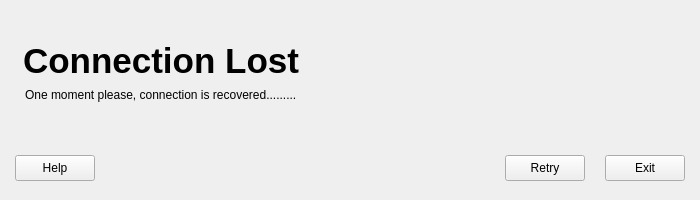
<?xml version="1.0" encoding="UTF-8"?>
<ui version="4.0">
 <class>ConnectionLostClass</class>
 <widget class="QWidget" name="ConnectionLostClass">
  <property name="geometry">
   <rect>
    <x>0</x>
    <y>0</y>
    <width>700</width>
    <height>200</height>
   </rect>
  </property>
  <property name="windowTitle">
   <string>Form</string>
  </property>
  <property name="autoFillBackground">
   <bool>true</bool>
  </property>
  <widget class="QWidget" name="m_TopLayer" native="true">
   <property name="geometry">
    <rect>
     <x>5</x>
     <y>5</y>
     <width>690</width>
     <height>190</height>
    </rect>
   </property>
   <property name="autoFillBackground">
    <bool>true</bool>
   </property>
   <widget class="QPushButton" name="m_ButtonHelp">
    <property name="geometry">
     <rect>
      <x>10</x>
      <y>150</y>
      <width>80</width>
      <height>26</height>
     </rect>
    </property>
    <property name="text">
     <string>Help</string>
    </property>
   </widget>
   <widget class="QPushButton" name="m_ButtonRetry">
    <property name="geometry">
     <rect>
      <x>500</x>
      <y>150</y>
      <width>80</width>
      <height>26</height>
     </rect>
    </property>
    <property name="text">
     <string>Retry</string>
    </property>
   </widget>
   <widget class="QPushButton" name="m_ButtonPowerOff">
    <property name="geometry">
     <rect>
      <x>600</x>
      <y>150</y>
      <width>80</width>
      <height>26</height>
     </rect>
    </property>
    <property name="text">
     <string>Exit</string>
    </property>
   </widget>
   <widget class="QLabel" name="label">
    <property name="geometry">
     <rect>
      <x>18</x>
      <y>30</y>
      <width>501</width>
      <height>51</height>
     </rect>
    </property>
    <property name="font">
     <font>
      <pointsize>26</pointsize>
      <weight>75</weight>
      <bold>true</bold>
     </font>
    </property>
    <property name="text">
     <string>Connection Lost</string>
    </property>
   </widget>
   <widget class="QLabel" name="label_2">
    <property name="geometry">
     <rect>
      <x>20</x>
      <y>80</y>
      <width>471</width>
      <height>20</height>
     </rect>
    </property>
    <property name="text">
     <string>One moment please, connection is recovered.........</string>
    </property>
   </widget>
  </widget>
 </widget>
 <resources/>
 <connections/>
</ui>
